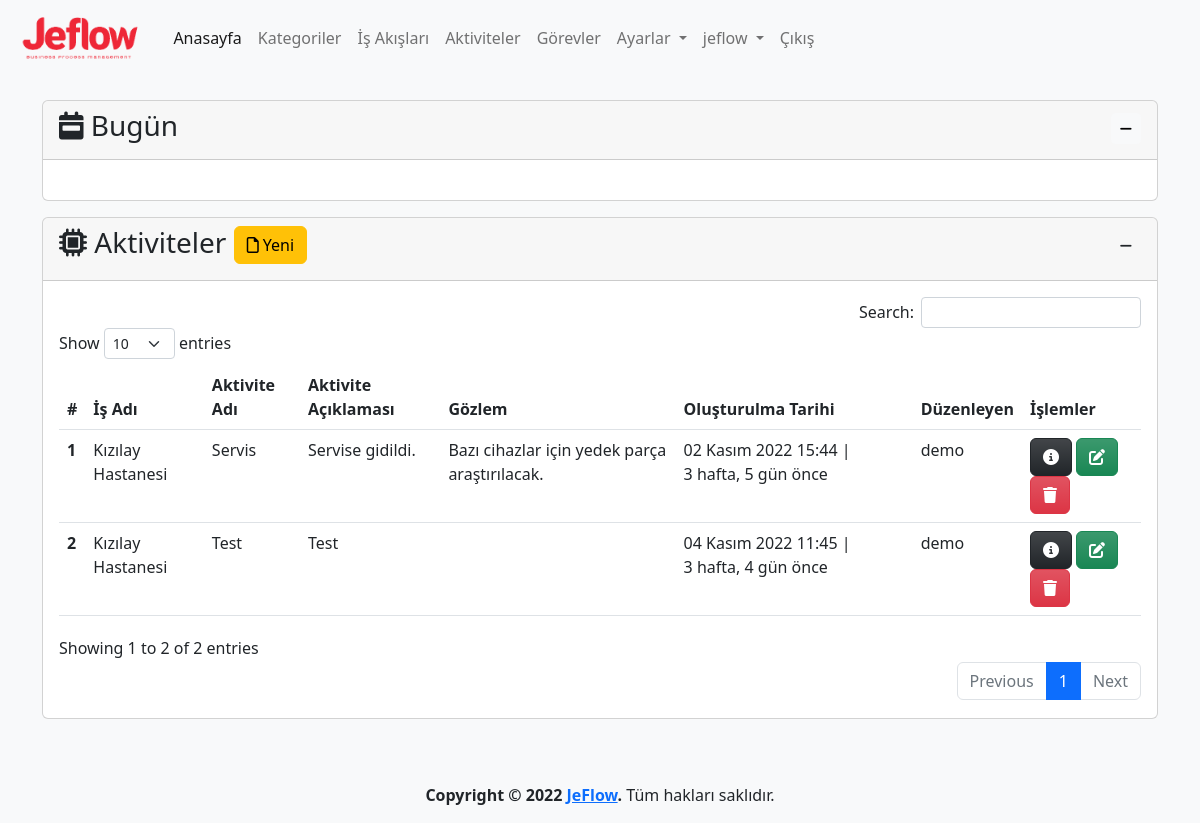
The app's page /activity/ (signed in), older data.
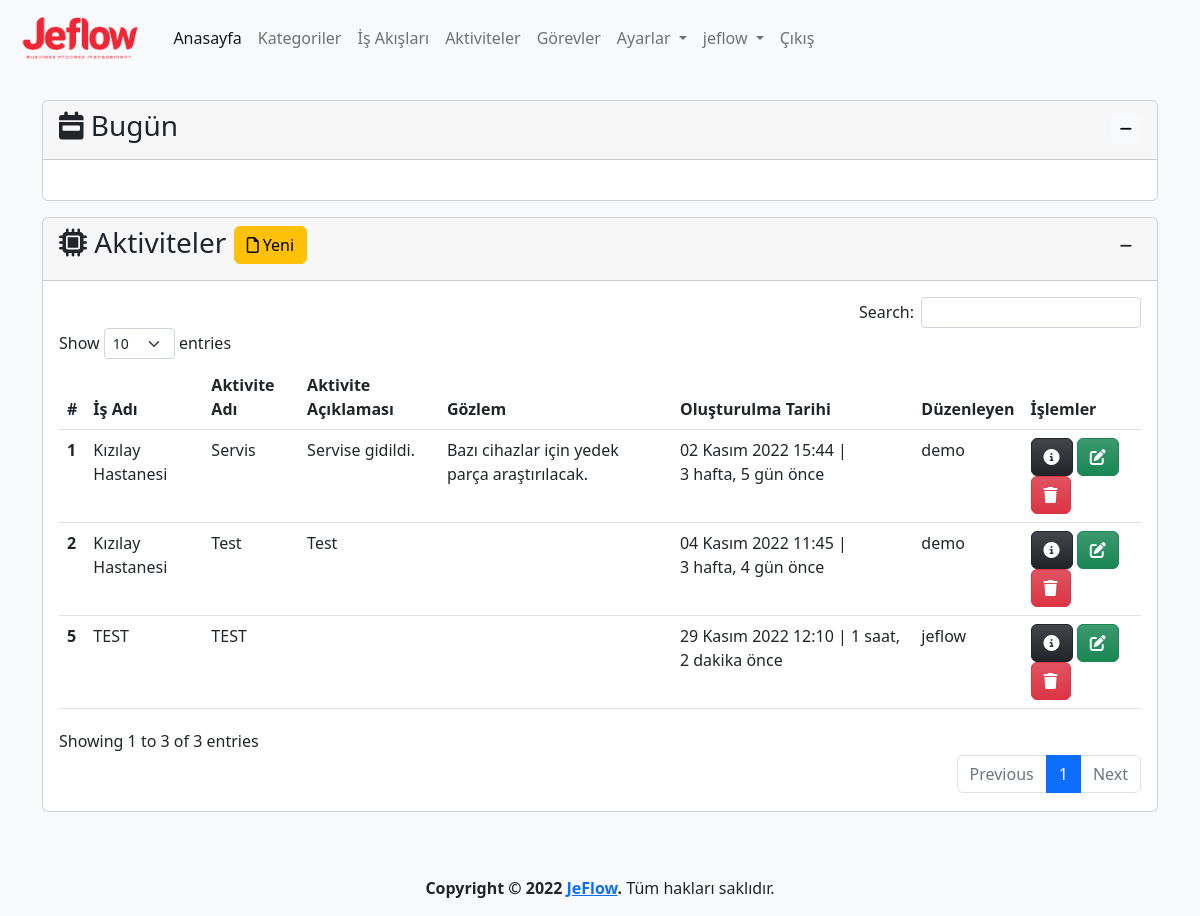
The same page, newer data.
### app/models.py (models this page shows, shortened)
class Activity(models.Model):
    process=models.ForeignKey(Process,on_delete=models.CASCADE,verbose_name='İş Adı')
    name=models.CharField(max_length=500,verbose_name='Aktivite Adı')
    description=models.TextField(verbose_name='Aktivite Açıklaması', blank=True,null=True)
    observation=models.TextField(verbose_name='Gözlem', blank=True,null=True)
    created_date=models.DateTimeField(auto_now_add=True, verbose_name='Oluşturulma Tarihi')
    user=models.ForeignKey(User,on_delete=models.CASCADE,verbose_name='Kullanıcı', blank=True, null=True)
    class Meta:
        verbose_name='Aktive'
        verbose_name_plural='Aktiviteler'

class Process(models.Model):
    category=models.ForeignKey(Category,on_delete=models.CASCADE,verbose_name='Kategori')
    name=models.CharField(max_length=500,verbose_name='İş Akış Adı')
    description=models.TextField(verbose_name='İş Akış Açıklaması', blank=True, null=True)
    state=models.ForeignKey(State, on_delete=models.SET_NULL,verbose_name='Durum', blank=True, null=True)
    created_date=models.DateTimeField(auto_now_add=True, verbose_name='Oluşturulma Tarihi')
    user=models.ForeignKey(User,on_delete=models.CASCADE,verbose_name='Kullanıcı', blank=True, null=True)
    def __str__(self):
        return self.name # + ' - ' + self.created_date.strftime("%d.%m.%Y, %H:%M:%S")
    class Meta:
        verbose_name='İş Akışı'
        verbose_name_plural='İş Akışları'

### app/views.py (the view, shortened to what this page needs)
# urls.py: path('activity/', views.activity, name='activity'),
@login_required(login_url='/user/login/')
def activity(request):
    activity_form=ActivityForm()
    activities = Activity.objects.order_by('created_date')
    context = {
        'activity_form':activity_form,
        'activities': activities
    }
    return render(request, 'app/activity.html', context)

### app/forms.py
class ActivityForm(forms.ModelForm):
    class Meta:
        model=Activity
        fields=('process','name','description','observation')

### templates/app/activity.html (shortened to what the changed rows need)
{% extends 'layout.html' %}
{% load humanize %}
{% block content %}
{% load crispy_forms_tags %}
<div class="row mt-3">
    <div class="col-md-12">
        <div class="card">
            <div class="collapse show" id="collapseActivity">
                <div class="card-body">
                    {% if activities %}
                    <table id="activity" class="table table-hover">
                        <thead>
                            <tr>
                                <th scope="col">#</th>
                                <th scope="col">İş Adı</th>
                                <th scope="col">Aktivite Adı</th>
                                <th scope="col">Aktivite Açıklaması</th>
                                <th scope="col">Gözlem</th>
                                <th scope="col">Oluşturulma Tarihi</th>
                                <th scope="col">Düzenleyen</th>
                                <th scope="col">İşlemler</th>
                            </tr>
                        </thead>
                        <tbody>
                            {% for activity in activities %}
                            <tr>
                                <th scope="row">{{ activity.id }}</th>
                                <td>{{ activity.process }}</td>
                                <td>{{ activity.name }}</td>
                                <td>{{ activity.description | safe }}</td>
                                <td>{{ activity.observation }}</td>
                                <td>{{ activity.created_date }} | {{ activity.created_date | timesince}} önce</td>
                                <td>{{ activity.user }}</td>
                                <td>
                                    <a href="{% url 'activity_detail' activity.id %}" class="btn btn-dark bg-gradient"
                                        data-bs-toggle="popover" data-bs-trigger="hover" data-bs-title="Detaylar"
                                        data-bs-content="Seçili satırdaki kaydın detaylarını görüntüler.">
                                        <i class="fa-solid fa-circle-info"></i>
                                    </a>
                                    <a class="btn btn-success bg-gradient"
                                        href="{% url 'activity_update' activity.id %}" data-bs-toggle="popover"
                                        data-bs-trigger="hover" data-bs-title="Düzenle"
                                        data-bs-content="Seçili satırdaki kaydı düzenler.">
                                        <i class="fa-solid fa-pen-to-square"></i>
                                    </a>
                                    <a class="btn btn-danger bg-gradient" href="{% url 'activity_delete' activity.id %}"
                                        data-bs-toggle="popover" data-bs-trigger="hover" data-bs-title="Sil"
                                        data-bs-content="Seçili satırdaki kaydı siler.">
                                        <i class="fa-solid fa-trash"></i>
                                    </a>
                                </td>
                            </tr>
                            {% endfor %}
                        </tbody>
                    </table>
                    {% else %}
                    <div class="alert alert-warning">
                        <p>Aktivite bulunamadı.</p>
                    </div>
                    {% endif %}
                </div>
            </div>
        </div>
    </div>
</div>
{% endblock %}

Row changes from the older to the newer data that the page shows:
added Activity: id "5", process "TEST", name "TEST", created_date "29 Kasım 2022 12:10", created_date "1 saat, 2 dakika", user "jeflow"
Text that changed along with them:
text written by a page script: "Search: Show entries Showing 1 to 2 of 2 entries Previous 1 Next" → "Search: Show entries Showing 1 to 3 of 3 entries Previous 1 Next"
